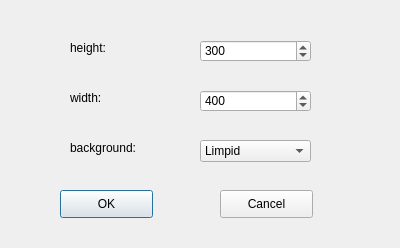
<?xml version="1.0" encoding="UTF-8"?>
<ui version="4.0">
 <class>Dialog</class>
 <widget class="QDialog" name="Dialog">
  <property name="geometry">
   <rect>
    <x>0</x>
    <y>0</y>
    <width>400</width>
    <height>248</height>
   </rect>
  </property>
  <property name="windowTitle">
   <string>Dialog</string>
  </property>
  <widget class="QPushButton" name="okButton">
   <property name="geometry">
    <rect>
     <x>60</x>
     <y>190</y>
     <width>93</width>
     <height>28</height>
    </rect>
   </property>
   <property name="text">
    <string>OK</string>
   </property>
  </widget>
  <widget class="QPushButton" name="cancelButton">
   <property name="geometry">
    <rect>
     <x>220</x>
     <y>190</y>
     <width>93</width>
     <height>28</height>
    </rect>
   </property>
   <property name="text">
    <string>Cancel</string>
   </property>
  </widget>
  <widget class="QLabel" name="label">
   <property name="geometry">
    <rect>
     <x>70</x>
     <y>40</y>
     <width>72</width>
     <height>15</height>
    </rect>
   </property>
   <property name="text">
    <string>height:</string>
   </property>
   <property name="buddy">
    <cstring>height_spinBox</cstring>
   </property>
  </widget>
  <widget class="QLabel" name="label_2">
   <property name="geometry">
    <rect>
     <x>70</x>
     <y>90</y>
     <width>72</width>
     <height>15</height>
    </rect>
   </property>
   <property name="text">
    <string>width:</string>
   </property>
   <property name="buddy">
    <cstring>width_spinBox</cstring>
   </property>
  </widget>
  <widget class="QLabel" name="label_3">
   <property name="geometry">
    <rect>
     <x>70</x>
     <y>140</y>
     <width>91</width>
     <height>16</height>
    </rect>
   </property>
   <property name="text">
    <string>background:</string>
   </property>
   <property name="buddy">
    <cstring>background_comboBox</cstring>
   </property>
  </widget>
  <widget class="QSpinBox" name="height_spinBox">
   <property name="geometry">
    <rect>
     <x>200</x>
     <y>40</y>
     <width>111</width>
     <height>22</height>
    </rect>
   </property>
   <property name="minimum">
    <number>1</number>
   </property>
   <property name="maximum">
    <number>900</number>
   </property>
   <property name="value">
    <number>300</number>
   </property>
  </widget>
  <widget class="QSpinBox" name="width_spinBox">
   <property name="geometry">
    <rect>
     <x>200</x>
     <y>90</y>
     <width>111</width>
     <height>22</height>
    </rect>
   </property>
   <property name="minimum">
    <number>1</number>
   </property>
   <property name="maximum">
    <number>1000</number>
   </property>
   <property name="value">
    <number>400</number>
   </property>
  </widget>
  <widget class="QComboBox" name="background_comboBox">
   <property name="geometry">
    <rect>
     <x>200</x>
     <y>140</y>
     <width>111</width>
     <height>22</height>
    </rect>
   </property>
   <item>
    <property name="text">
     <string>Limpid</string>
    </property>
   </item>
   <item>
    <property name="text">
     <string>White</string>
    </property>
   </item>
   <item>
    <property name="text">
     <string>Black</string>
    </property>
   </item>
   <item>
    <property name="text">
     <string>Yellow</string>
    </property>
   </item>
  </widget>
 </widget>
 <resources/>
 <connections>
  <connection>
   <sender>okButton</sender>
   <signal>clicked()</signal>
   <receiver>Dialog</receiver>
   <slot>accept()</slot>
   <hints>
    <hint type="sourcelabel">
     <x>351</x>
     <y>38</y>
    </hint>
    <hint type="destinationlabel">
     <x>233</x>
     <y>29</y>
    </hint>
   </hints>
  </connection>
  <connection>
   <sender>cancelButton</sender>
   <signal>clicked()</signal>
   <receiver>Dialog</receiver>
   <slot>reject()</slot>
   <hints>
    <hint type="sourcelabel">
     <x>330</x>
     <y>66</y>
    </hint>
    <hint type="destinationlabel">
     <x>197</x>
     <y>125</y>
    </hint>
   </hints>
  </connection>
 </connections>
</ui>
